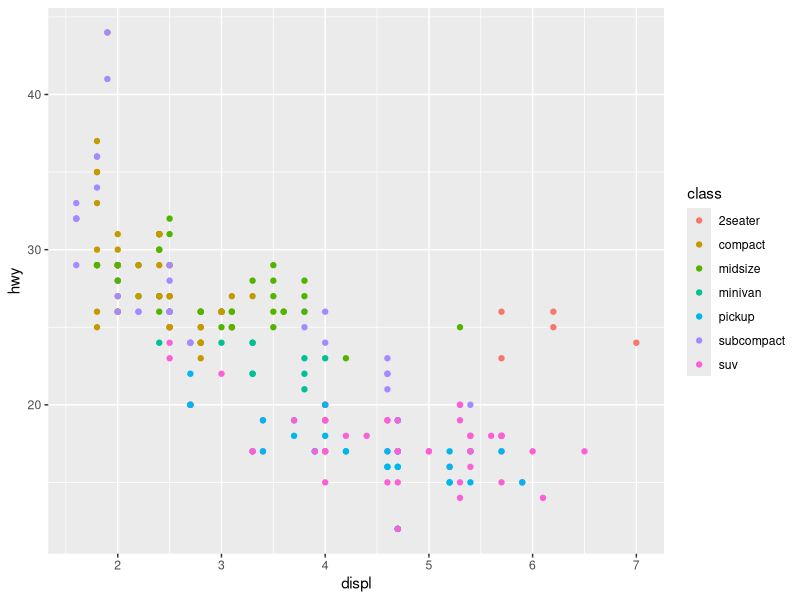
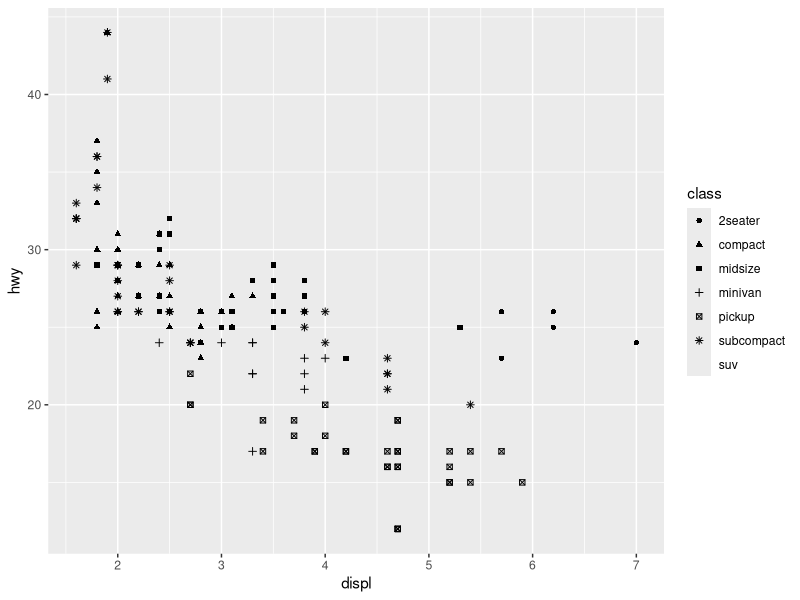
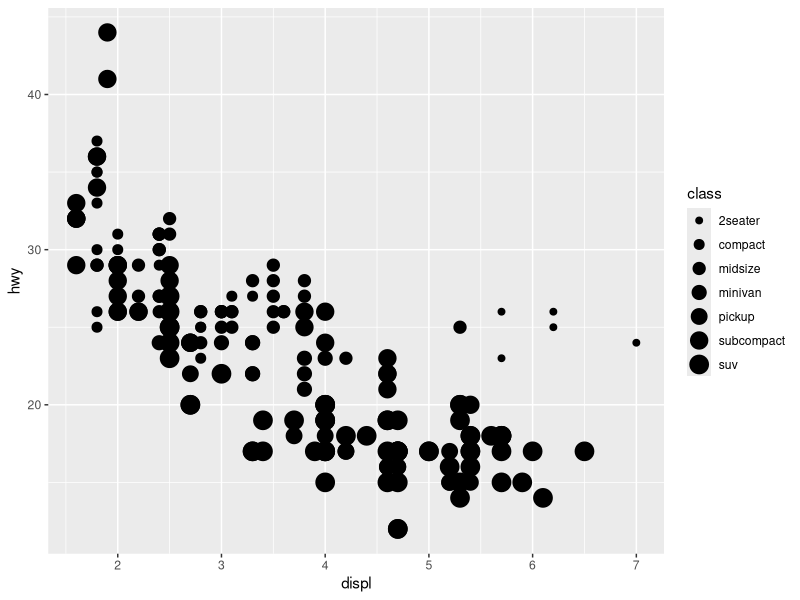
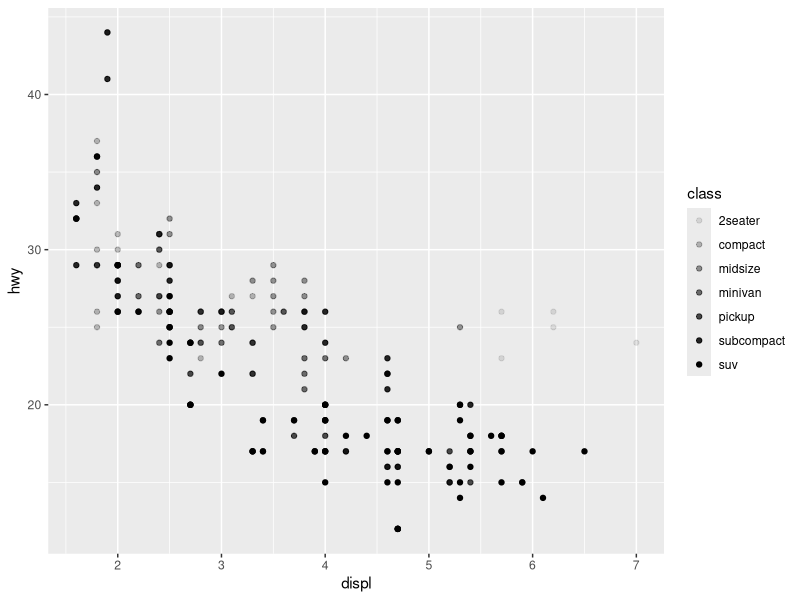
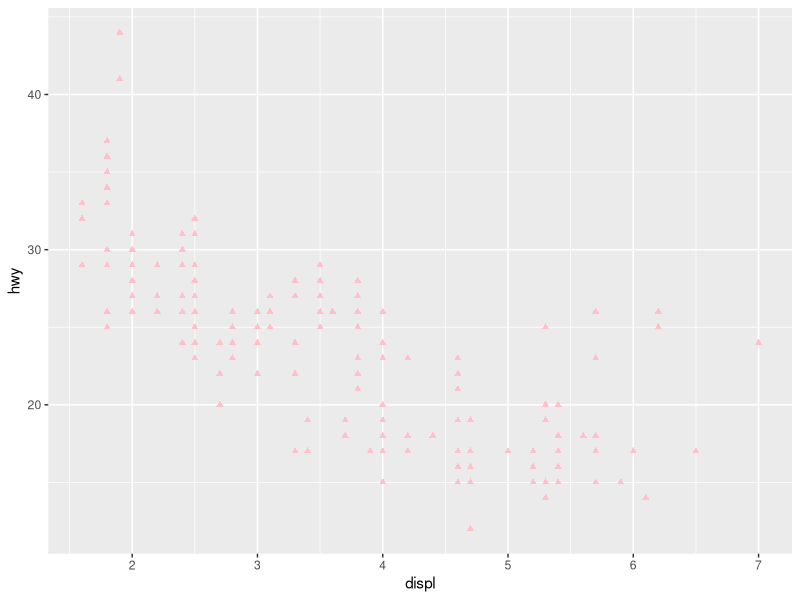
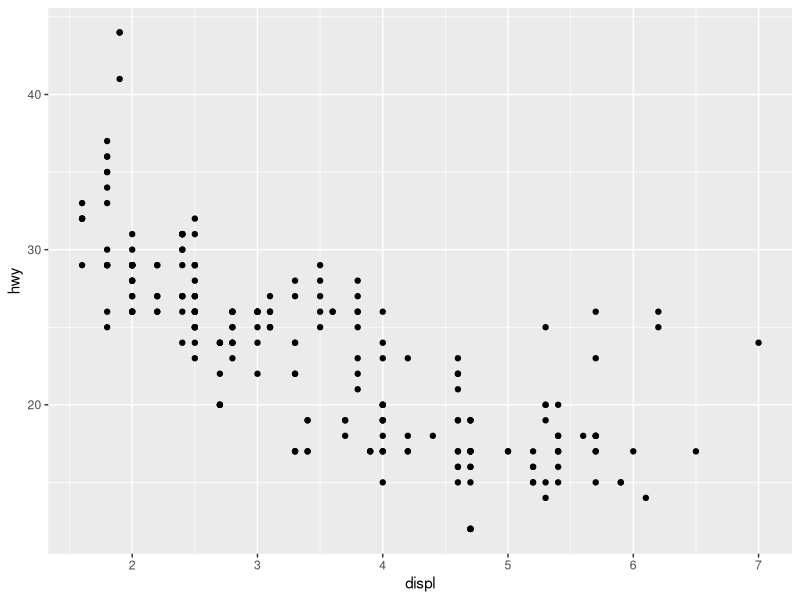
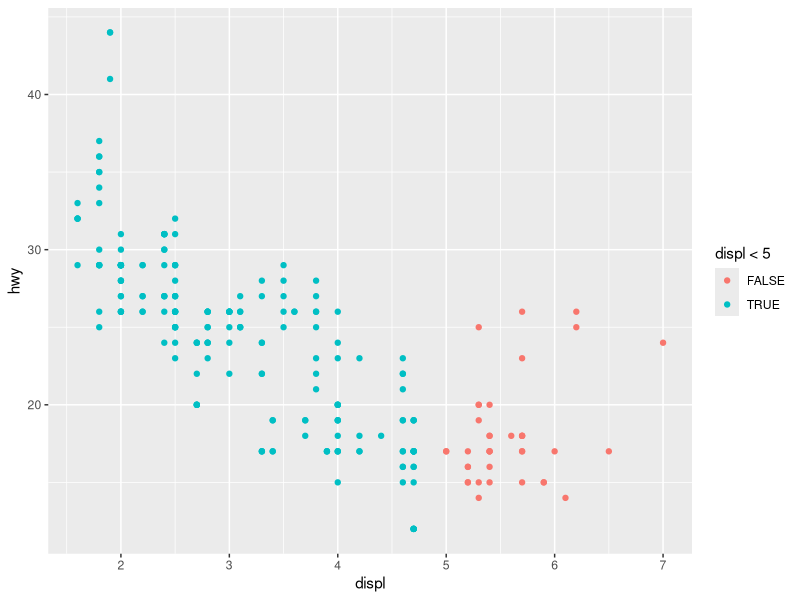
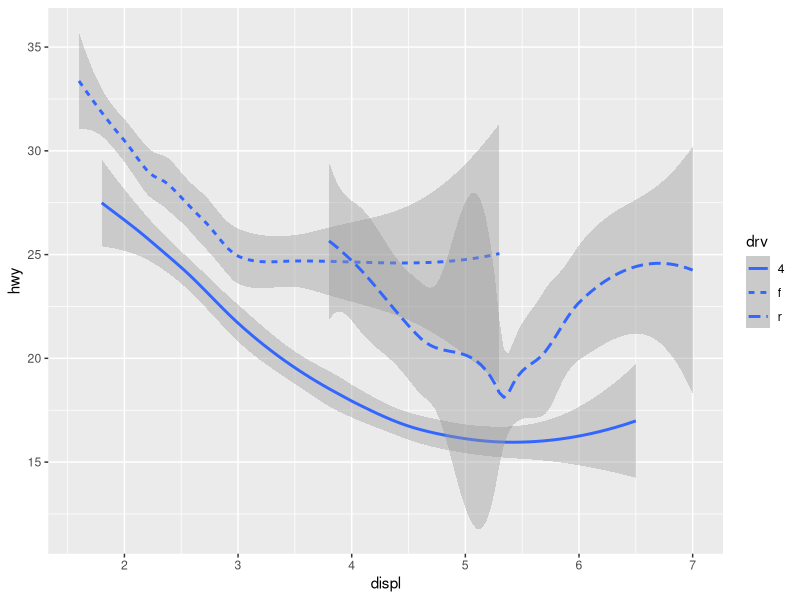

These figures' R source, in order:
# Chapter 10

library(tidyverse)

mpg

ggplot(mpg, aes(x = displ, y = hwy, color = class)) +
  geom_point()

ggplot(mpg, aes(x = displ, y = hwy, shape = class)) +
  geom_point()

ggplot(mpg, aes(x = displ, y = hwy, size = class)) +
  geom_point()

ggplot(mpg, aes(x = displ, y = hwy, alpha = class)) +
  geom_point()

# 10.2.1 Exercises

# 1
ggplot(mpg, aes(x = displ, y = hwy)) +
  geom_point(shape = 17, color= "pink")

# 2
ggplot(mpg, color = 'blue') +
  geom_point(aes(x = displ, y = hwy)) # , fill = "blue"))

# 3
?geom_point

# 4
ggplot(mpg, aes(x = displ, y = hwy, color = displ < 5)) +
  geom_point()

# 10.3 Geometric objects

ggplot(mpg, aes(x = displ, y = hwy, linetype = drv)) +
  geom_smooth()

ggplot(mpg, aes(x = displ, y = hwy, color = drv)) +
  geom_point() +
  geom_smooth(aes(linetype = drv))

ggplot(mpg, aes(x = displ, y = hwy)) +
  geom_point(aes(color = class)) +
  geom_smooth()

ggplot(mpg, aes(x = displ, y = hwy)) +
  geom_point() +
  geom_point(
    data = mpg |> filter(class == "2seater"),
    color = "red"
  ) +
  geom_point(
    data = mpg |> filter(class == "2seater"),
    shape = "circle open", size = 3, color = "red"
  )

ggplot(mpg, aes(x = hwy)) +
  geom_histogram(binwidth = 2)

ggplot(mpg, aes(x = hwy)) +
  geom_density()

ggplot(mpg, aes(x = hwy)) +
  geom_boxplot()

library(ggridges)

ggplot(mpg, aes(x = hwy, y = drv, fill = drv, color = drv)) +
  geom_density_ridges(alpha = 0.5, show.legend = FALSE)

ggplot(mpg, aes(x = hwy, y = displ, color = drv)) +
  geom_line()

ggplot(mpg, aes(x = displ, y = hwy, stroke = 1, fill = drv)) +
  geom_point(shape = 21, color = "white")

# 10.4 Facets

ggplot(mpg |> mutate(year = factor(year)), aes(x = displ, y = hwy, color = year)) +
  geom_point() +
  facet_wrap(~cyl)

ggplot(mpg |> mutate(year = factor(year)), aes(x = displ, y = hwy, color = year)) +
  geom_point() +
  facet_grid(drv ~ cyl, scales = "free_y")

# 10.4.1 Exercises

ggplot(mpg, aes(x = displ, y = hwy, color = year)) +
  geom_point() +
  facet_wrap(~drv)

ggplot(mpg) +
  geom_point(aes(x = drv, y = cyl))

ggplot(mpg) +
  geom_point(aes(x = displ, y = hwy)) +
  facet_grid(drv ~ .)

ggplot(mpg) +
  geom_point(aes(x = displ, y = hwy)) +
  facet_grid(. ~ cyl)

ggplot(mpg) + 
  geom_point(aes(x = displ, y = hwy)) + 
  facet_wrap(~ class, nrow = 2)

ggplot(mpg, aes(x = displ)) + 
  geom_histogram() + 
  facet_grid(drv ~ .)

ggplot(mpg, aes(x = displ)) + 
  geom_histogram() +
  facet_grid(. ~ drv)

# 10.5 Statistical transformations

ggplot(diamonds, aes(x = cut)) +
  geom_bar()

?geom_point

diamonds |>
  count(cut)

?after_stat

ggplot(diamonds, aes(x = cut, y = after_stat(prop), group = 5)) +
  geom_bar()

ggplot(diamonds, aes(x = cut, y = after_stat(prop), fill = color, group = 1)) + 
  geom_bar()
ggplot(diamonds, aes(x = cut, fill = color)) + 
  geom_bar()

ggplot(diamonds) +
  stat_summary(
    aes(x = cut, y = depth),
    fun.min = min,
    fun.max = max,
    fun = median
  )

?stat_summary

ggplot(diamonds, aes(x = cut, y = depth)) +
  geom_pointrange(aes(ymin = depth, ymax = depth))

?geom_pointrange

# 10.6 Position adjustments

ggplot(mpg, aes(x = drv, fill = class)) +
  geom_bar(position = "dodge")

ggplot(mpg, aes(x = displ, y = hwy)) +
  geom_point(position = "jitter")

# 10.6.1 Exercises

ggplot(mpg, aes(x = cty, y = hwy, color = class)) + 
  geom_point() +
  facet_wrap(~class)

# 10.7 Coordinate Systems

nz <- map_data("nz")

ggplot(nz, aes(x = long, y = lat, group = group)) +
  geom_polygon(fill = "white", color = "black") +
  coord_quickmap()

bar <- ggplot(data = diamonds) +
  geom_bar(
    mapping = aes(x = clarity, fill = clarity),
    show.legend = FALSE,
    width = 1
  ) +
  theme(aspect.ratio = 1)

bar + coord_polar()

ggplot(data = mpg, mapping = aes(x = cty, y = hwy)) +
  geom_point() + 
  geom_abline() +
  coord_fixed()
